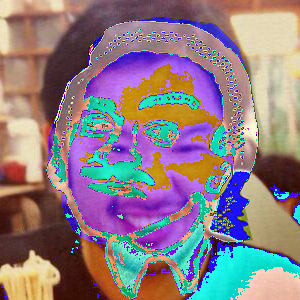

The script that drew this image:
# -*- coding: utf-8 -*-
import cv2, matplotlib
import numpy as np
import matplotlib.pyplot as plt

###
# 画素へのアクセス
###
 
#イメージ生成
sample1 = cv2.imread('addsample1.png')
sample2 = cv2.imread('addsample2.png')

width = 300
height = 300

addImg = np.zeros((height,width,3),np.uint8)

for x in xrange(0,width):
  for y in xrange(0,height):
    addpixel = sample1[x,y] + sample2[x,y]
    addImg[x,y] = addpixel


cv2.imshow('add',addImg)
cv2.imwrite('add.png',addImg)
cv2.waitKey(0)
